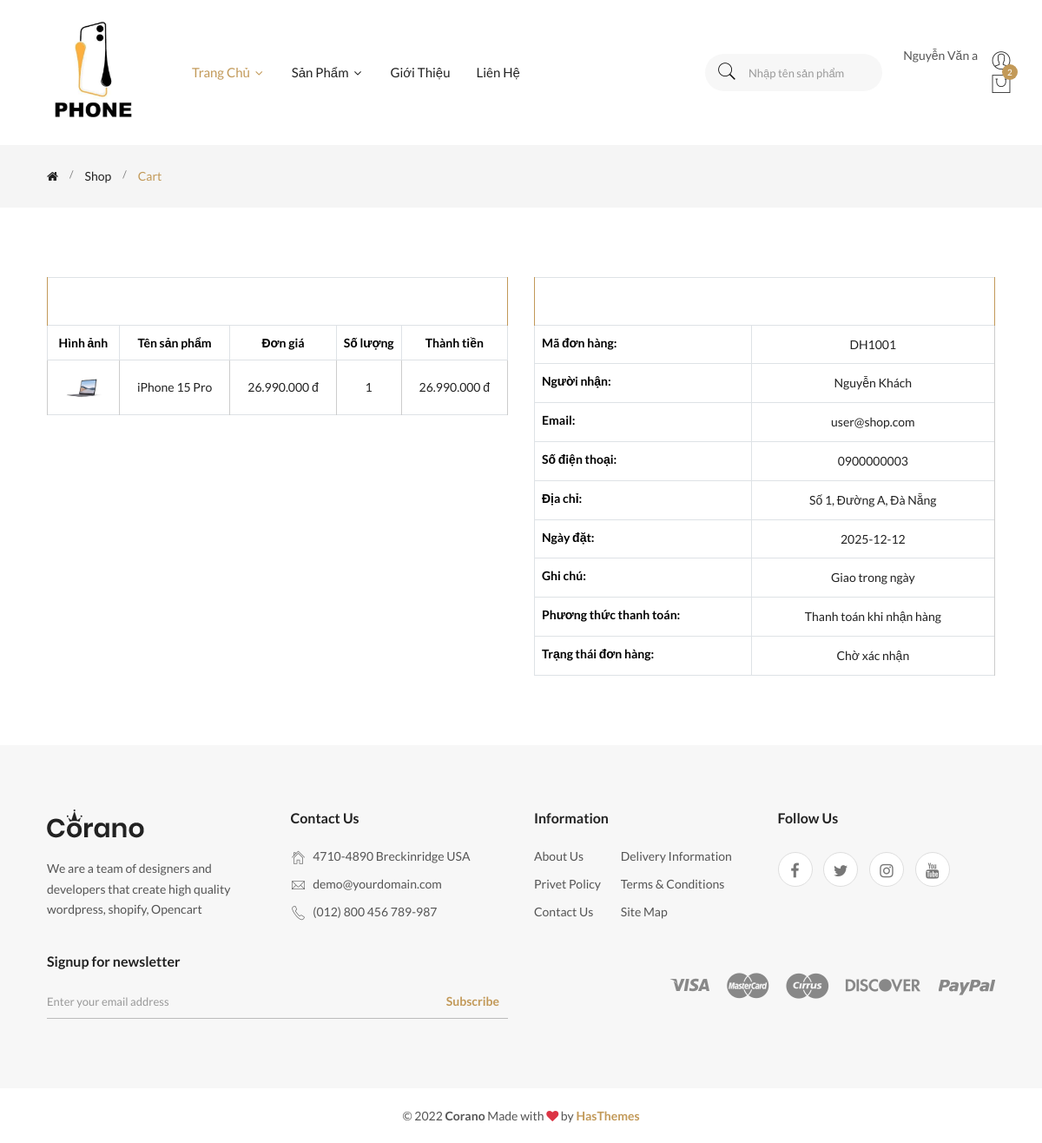
Screenshot of /mvc-oop-basic/?act=chi-tiet-mua-hang&id=1 (signed in) with the database file from the repository.
### tables this page shows
CREATE TABLE `chi_tiet_don_hangs` (
  `id` int(11) NOT NULL,
  `don_hang_id` int(11) NOT NULL,
  `san_pham_id` int(11) NOT NULL,
  `don_gia` decimal(10,2) NOT NULL,
  `so_luong` int(11) NOT NULL,
  `thanh_tien` decimal(10,2) NOT NULL
);

CREATE TABLE `san_phams` (
  `id` int(11) NOT NULL,
  `ten_san_pham` varchar(255) NOT NULL,
  `gia_san_pham` decimal(10,2) NOT NULL,
  `gia_khuyen_mai` decimal(10,2) DEFAULT NULL,
  `hinh_anh` text DEFAULT NULL,
  `so_luong` int(11) NOT NULL,
  `luot_xem` int(11) DEFAULT 0,
  `ngay_nhap` date NOT NULL,
  `mo_ta` text DEFAULT NULL,
  `danh_muc_id` int(11) NOT NULL,
  `trang_thai` tinyint(4) NOT NULL DEFAULT 1
);

CREATE TABLE `don_hangs` (
  `id` int(11) NOT NULL,
  `ma_don_hang` varchar(50) NOT NULL,
  `tai_khoan_id` int(11) NOT NULL,
  `ten_nguoi_nhan` varchar(255) NOT NULL,
  `email_nguoi_nhan` varchar(255) NOT NULL,
  `sdt_nguoi_nhan` varchar(15) NOT NULL,
  `dia_chi_nguoi_nhan` text NOT NULL,
  `ngay_dat` date NOT NULL,
  `tong_tien` decimal(10,2) NOT NULL,
  `ghi_chu` text DEFAULT NULL,
  `phuong_thuc_thanh_toan_id` int(11) NOT NULL,
  `trang_thai_id` int(11) NOT NULL
);

### mvc-oop-basic/controllers/HomeController.php (called while the page is built, shortened)
<?php
class HomeController
{
    public $modelDonHang;
    public function __construct()
    {
        $this->modelDonHang = new DonHang();
    }
    public function chiTietMuaHang()
    {
        $donHangId = $_GET['id'] ?? null;
        $arrTrangThai = $this->modelDonHang->getTrangThaiDonHang();
        $trangThaiDonHang = array_column($arrTrangThai, 'ten_trang_thai', 'id');
        $arrPhuongThuc = $this->modelDonHang->getPhuongThucThanhToan();
        $phuongThucThanhToan = array_column($arrPhuongThuc, 'ten_phuong_thuc', 'id');
        $donHang = $this->modelDonHang->getDonHangById($donHangId);
        $chiTietDonHang = $this->modelDonHang->getChiTietDonHangByDonHangId($donHangId);
        require_once "./views/chiTietMuaHang.php";
    }
}

### mvc-oop-basic/index.php (called while the page is built, shortened)
<?php
require_once './commons/function.php';
require_once './controllers/HomeController.php';
require_once './models/DonHang.php';
$act = $_GET['act'] ?? '/';
match ($act) {
    '/' => (new HomeController())->home(),
    'chi-tiet-san-pham' => (new HomeController())->chiTietSanPham(),
    'them-gio-hang' => (new HomeController())->addGioHang(),
    'login' => (new HomeController())->formLogin(),
    'logout-out' => (new HomeController())->logout(),
    'check-login' => (new HomeController())->postLogin(),
    'gio-hang' => (new HomeController())->gioHang(),
    'thanh-toan' => (new HomeController())->thanhToan(),
    'xu-ly-thanh-toan' => (new HomeController())->postThanhToan(),
    'lich-su-mua-hang' => (new HomeController())->lichSuMuaHang(),
    'chi-tiet-mua-hang' => (new HomeController())->chiTietMuaHang(),
    'huy-don-hang' => (new HomeController())->huyDonHang(),
};

### mvc-oop-basic/commons/function.php (called while the page is built, shortened)
<?php
function connectDB()
{
    $host = DB_HOST;
    $port = DB_PORT;
    $dbname = DB_NAME;
    try {
        $conn = new PDO("mysql:host=$host;port=$port;dbname=$dbname", DB_USERNAME, DB_PASSWORD);
        $conn->setAttribute(PDO::ATTR_ERRMODE, PDO::ERRMODE_EXCEPTION);
        $conn->setAttribute(PDO::ATTR_DEFAULT_FETCH_MODE, PDO::FETCH_ASSOC);
        return $conn;
    } catch (PDOException $e) {
        echo ("Connection failed: " . $e->getMessage());
    }
}

### mvc-oop-basic/models/DonHang.php (called while the page is built, shortened)
<?php
class DonHang
{
    public $conn;
    public function __construct()
    {
        $this->conn = connectDB();
    }
    public function getTrangThaiDonHang()
    {
        try {
            $sql = "SELECT * FROM trang_thai_don_hangs";
            $stmt = $this->conn->prepare($sql);
            $stmt->execute();
            return $stmt->fetchAll(PDO::FETCH_ASSOC);
        } catch (Exception $e) {
            echo "Lỗi: " . $e->getMessage();
            return [];
        }
    }
    public function getPhuongThucThanhToan()
    {
        try {
            $sql = "SELECT * FROM phuong_thuc_thanh_toans";
            $stmt = $this->conn->prepare($sql);
            $stmt->execute();
            return $stmt->fetchAll(PDO::FETCH_ASSOC);
        } catch (Exception $e) {
            echo "Lỗi: " . $e->getMessage();
            return [];
        }
    }
    public function getDonHangById($donHangId)
    {
        try {
            $sql = "SELECT * FROM don_hangs WHERE id = :id";
            $stmt = $this->conn->prepare($sql);
            $stmt->execute([
                ':id' => $donHangId
            ]);
            return $stmt->fetch(PDO::FETCH_ASSOC);
        } catch (Exception $e) {
            echo "Lỗi: " . $e->getMessage();
            return false;
        }
    }
public function getChiTietDonHangByDonHangId($donHangId)
{
    try {
        $sql = "SELECT
                    chi_tiet_don_hangs.*,
                    san_phams.ten_san_pham,
                    san_phams.hinh_anh
                FROM chi_tiet_don_hangs
                JOIN san_phams
                    ON chi_tiet_don_hangs.san_pham_id = san_phams.id
                WHERE chi_tiet_don_hangs.don_hang_id = :don_hang_id";
        $stmt = $this->conn->prepare($sql);
        $stmt->execute([':don_hang_id' => $donHangId]);
        return $stmt->fetchAll(PDO::FETCH_ASSOC);
    } catch (Exception $e) {
        echo "Lỗi: " . $e->getMessage();
        return false;
    }
}
}

### mvc-oop-basic/views/chiTietMuaHang.php (the view, shortened to what this page needs)
<?php require_once  './views/layout/header.php'; ?>
<?php require_once  './views/layout/menu.php'; ?>
<main>
    <div class="breadcrumb-area">
        <div class="container">
            <div class="row">
                <div class="col-12">
                    <div class="breadcrumb-wrap">
                        <nav aria-label="breadcrumb">
                            <ul class="breadcrumb">
                                <li class="breadcrumb-item"><a href="index.html"><i class="fa fa-home"></i></a></li>
                                <li class="breadcrumb-item"><a href="shop.html">shop</a></li>
                                <li class="breadcrumb-item active" aria-current="page">cart</li>
                            </ul>
                        </nav>
                    </div>
                </div>
            </div>
        </div>
    </div>
    <div class="cart-main-wrapper section-padding">
        <div class="container">
            <div class="section-bg-color">
                <div class="row">
                    <div class="col-lg-6">
                        <div class="cart-table table-responsive">
                            <table class="table table-bordered">
                                <thead>
                                    <tr>
                                        <th colspan="5" class="text-center">
                                        </th>
                                    </tr>
                                </thead>
                                <tbody>
                                    <tr class="text-center">
                                        <th>Hình ảnh</th>
                                        <th>Tên sản phẩm</th>
                                        <th>Đơn giá</th>
                                        <th>Số lượng</th>
                                        <th>Thành tiền</th>
                                    </tr>
                                    <?php foreach ($chiTietDonHang as $item): ?>
                                        <tr class="text-center">
                                            <td>
                                                <img class="img-fluid"
                                                    src="<?= BASE_URL . $item['hinh_anh'] ?>"
                                                    alt="Product"
                                                    width="100">
                                            </td>
                                            <td><?= $item['ten_san_pham'] ?></td>
                                            <td><?= number_format($item['don_gia'], 0, ',', '.') ?> đ</td>
                                            <td><?= $item['so_luong'] ?></td>
                                            <td><?= number_format($item['thanh_tien'], 0, ',', '.') ?> đ</td>
                                        </tr>
                                    <?php endforeach; ?>
                                </tbody>
                            </table>
                        </div>
                    </div>
                    <div class="col-lg-6">
                        <div class="cart-table table-responsive">
                            <table class="table table-bordered">
                                <thead>
                                    <tr>
                                        <th colspan="5" class="text-center">
                                        </th>
                                    </tr>
                                </thead>
                                <tbody>
                                    <tr>
                                        <th>Mã đơn hàng:</th>
                                        <td><?= $donHang['ma_don_hang'] ?></td>
                                    </tr>
                                    <tr>
                                        <th>Người nhận:</th>
                                        <td><?= $donHang['ten_nguoi_nhan'] ?></td>
                                    </tr>
                                    <tr>
                                        <th>Email:</th>
                                        <td><?= $donHang['email_nguoi_nhan'] ?></td>
                                    </tr>
                                    <tr>
                                        <th>Số điện thoại:</th>
                                        <td><?= $donHang['sdt_nguoi_nhan'] ?></td>
                                    </tr>
                                    <tr>
                                        <th>Địa chỉ:</th>
                                        <td><?= $donHang['dia_chi_nguoi_nhan'] ?></td>
                                    </tr>
                                    <tr>
                                        <th>Ngày đặt:</th>
                                        <td><?= $donHang['ngay_dat'] ?></td>
                                    </tr>
                                    <tr>
                                        <th>Ghi chú:</th>
                                        <td><?= $donHang['ghi_chu'] ?></td>
                                    </tr>
                                    <tr>
                                        <th>Phương thức thanh toán:</th>
                                        <td><?= $phuongThucThanhToan[$donHang['phuong_thuc_thanh_toan_id']] ?></td>
                                    </tr>
                                    <tr>
                                        <th>Trạng thái đơn hàng:</th>
                                        <td><?= $trangThaiDonHang[$donHang['trang_thai_id']] ?></td>
                                    </tr>
                                </tbody>
                            </table>
                        </div>
                    </div>
                </div>
            </div>
        </div>
    </div>
</main>
<?php require_once  './views/layout/footer.php'; ?>

### rows the page displays
chi_tiet_don_hangs: san_pham.hinh_anh (picture), san_pham.ten_san_pham "iPhone 15 Pro", don_gia "26.990.000", so_luong "1", thanh_tien "26.990.000"
don_hangs: ma_don_hang "DH1001", ten_nguoi_nhan "Nguyễn Khách", email_nguoi_nhan "user@shop.com", sdt_nguoi_nhan "0900000003", dia_chi_nguoi_nhan "Số 1, Đường A, Đà Nẵng", ngay_dat "2025-12-12", ghi_chu "Giao trong ngày", phuong_thuc_thanh_toan "Thanh toán khi nhận hàng", trang_thai "Chờ xác nhận"

### other values shown
$_SESSION['user_client']['name'] "Nguyễn Văn a"
